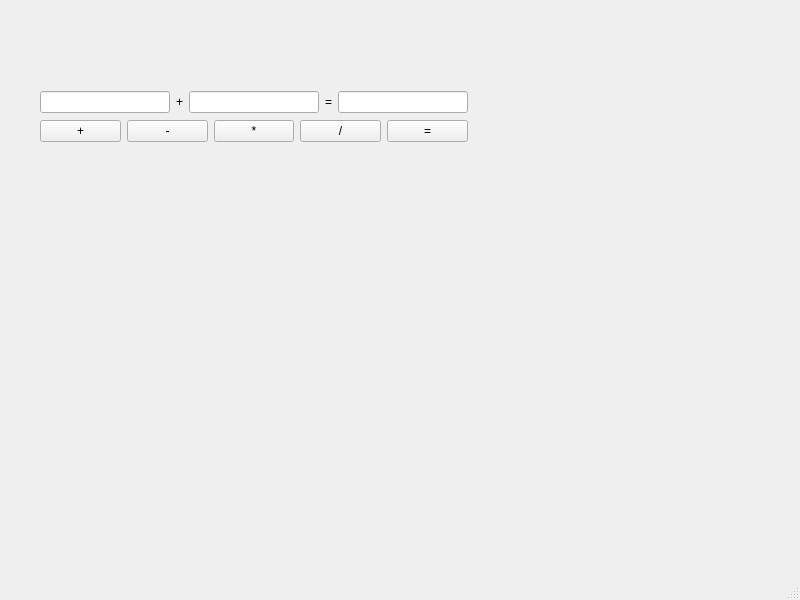
<?xml version="1.0" encoding="UTF-8"?>
<ui version="4.0">
 <class>MainWindow</class>
 <widget class="QMainWindow" name="MainWindow">
  <property name="geometry">
   <rect>
    <x>0</x>
    <y>0</y>
    <width>800</width>
    <height>600</height>
   </rect>
  </property>
  <property name="windowTitle">
   <string>MainWindow</string>
  </property>
  <widget class="QWidget" name="centralwidget">
   <widget class="QWidget" name="">
    <property name="geometry">
     <rect>
      <x>40</x>
      <y>90</y>
      <width>428</width>
      <height>54</height>
     </rect>
    </property>
    <layout class="QVBoxLayout" name="verticalLayout">
     <item>
      <layout class="QHBoxLayout" name="horizontalLayout_2">
       <item>
        <widget class="QLineEdit" name="number1"/>
       </item>
       <item>
        <widget class="QLabel" name="label_2">
         <property name="text">
          <string>+</string>
         </property>
        </widget>
       </item>
       <item>
        <widget class="QLineEdit" name="number2"/>
       </item>
       <item>
        <widget class="QLabel" name="label">
         <property name="text">
          <string>=</string>
         </property>
        </widget>
       </item>
       <item>
        <widget class="QLineEdit" name="result"/>
       </item>
      </layout>
     </item>
     <item>
      <layout class="QHBoxLayout" name="horizontalLayout">
       <item>
        <widget class="QPushButton" name="addButton">
         <property name="text">
          <string>+</string>
         </property>
        </widget>
       </item>
       <item>
        <widget class="QPushButton" name="subtractButton">
         <property name="text">
          <string>-</string>
         </property>
        </widget>
       </item>
       <item>
        <widget class="QPushButton" name="multiplyButton">
         <property name="text">
          <string>*</string>
         </property>
        </widget>
       </item>
       <item>
        <widget class="QPushButton" name="divideButton">
         <property name="text">
          <string>/</string>
         </property>
        </widget>
       </item>
       <item>
        <widget class="QPushButton" name="pushButton">
         <property name="text">
          <string>=</string>
         </property>
        </widget>
       </item>
      </layout>
     </item>
    </layout>
   </widget>
  </widget>
  <widget class="QMenuBar" name="menubar">
   <property name="geometry">
    <rect>
     <x>0</x>
     <y>0</y>
     <width>800</width>
     <height>21</height>
    </rect>
   </property>
  </widget>
  <widget class="QStatusBar" name="statusbar"/>
 </widget>
 <resources/>
 <connections/>
</ui>
